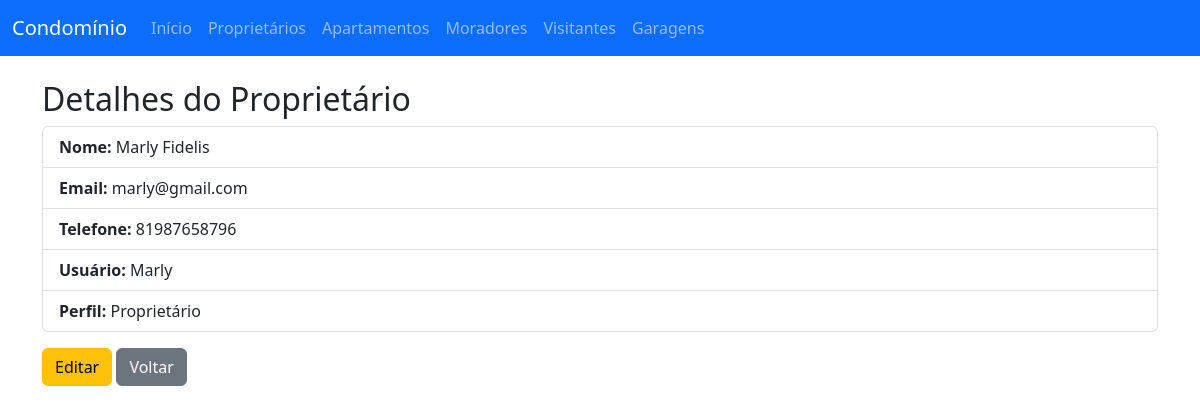
/proprietarios/proprietario/14/, run on the app's committed database.
### usuarios/models.py (models this page shows, shortened)
class Usuario(AbstractUser):
    PERFIS = (
        ('sindico', 'Síndico'),
        ('porteiro', 'Porteiro'),
        ('morador', 'Morador'),
        ('proprietario', 'Proprietário'),
    )
    perfil = models.CharField(max_length=20, choices=PERFIS)

### proprietarios/models.py (models this page shows, shortened)
class Proprietario(Usuario):
    telefone = models.CharField(max_length=20)
    class Meta:
            verbose_name = "Proprietário"
            verbose_name_plural = "Proprietários"
            ordering = ["username"]

### proprietarios/views.py (the view)
# urls.py: path('proprietario/<int:pk>/', ProprietarioDetailView.as_view(), name='proprietario_detail'),
class ProprietarioDetailView(DetailView):
    model = Proprietario
    template_name = "proprietarios/proprietario_detail.html"
    context_object_name = "proprietario"

### proprietarios/templates/proprietarios/proprietario_detail.html (shortened to what this page needs)
{% extends 'proprietarios/base.html' %}
{% block content %}
<h2>Detalhes do Proprietário</h2>
<ul class="list-group mb-3">
    <li class="list-group-item"><strong>Nome:</strong> {{ proprietario.first_name }} {{ proprietario.last_name }}</li>
    <li class="list-group-item"><strong>Email:</strong> {{ proprietario.email }}</li>
    <li class="list-group-item"><strong>Telefone:</strong> {{ proprietario.telefone }}</li>
    <li class="list-group-item"><strong>Usuário:</strong> {{ proprietario.username }}</li>
    <li class="list-group-item"><strong>Perfil:</strong> {{ proprietario.get_perfil_display }}</li>
</ul>
<a href="{% url 'proprietario_update' proprietario.pk %}" class="btn btn-warning">Editar</a>
<a href="{% url 'proprietario_list' %}" class="btn btn-secondary">Voltar</a>
{% endblock %}

### data on the page
Usuario: first_name "Marly", last_name "Fidelis", email "marly@gmail.com", username "Marly"
Proprietario: telefone "81987658796", perfil "Proprietário"
